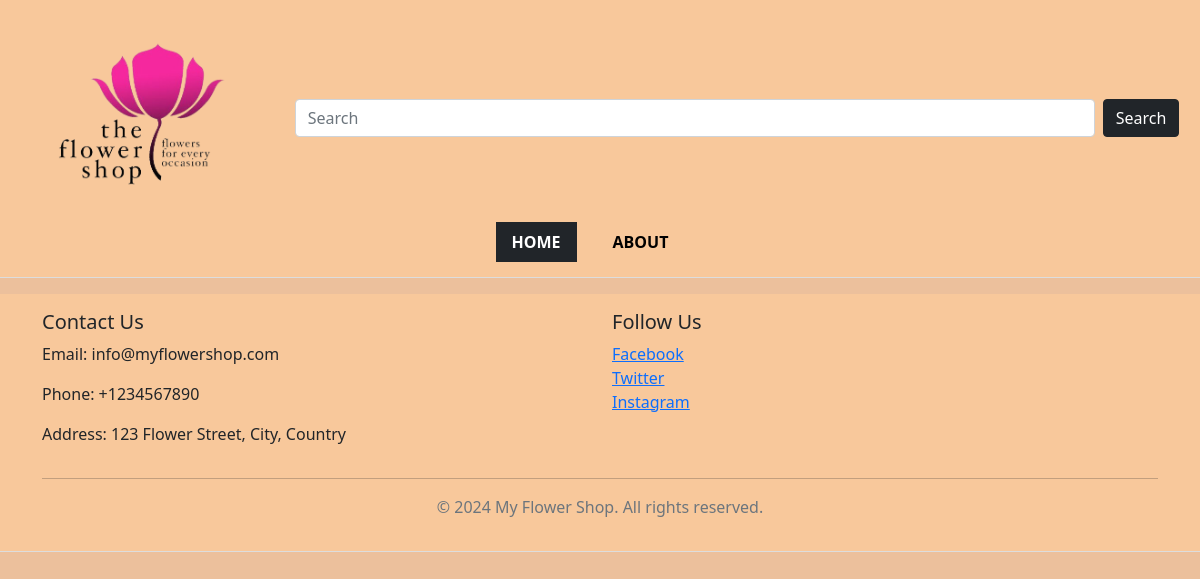
Before: / with the older database file.
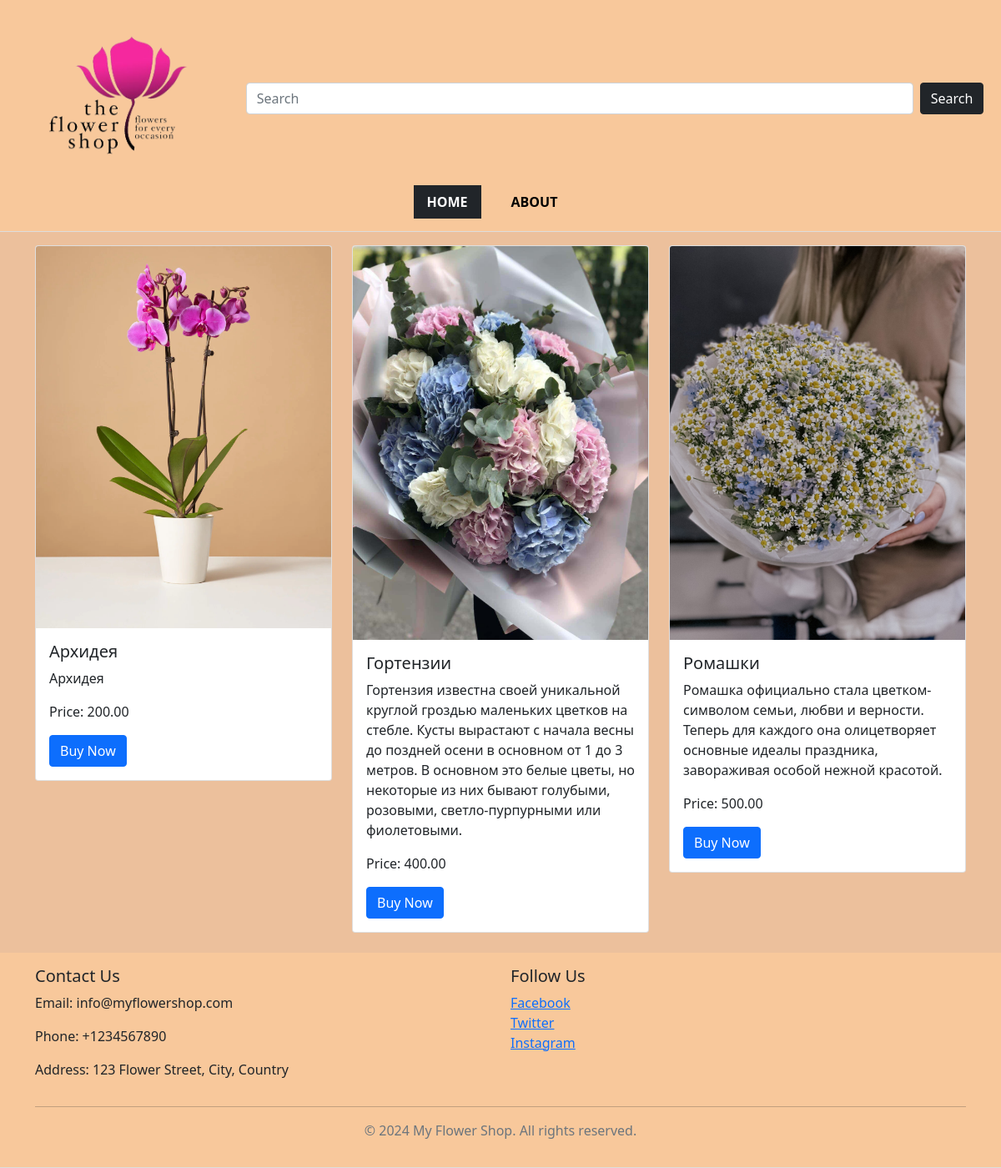
After: the same page with the newer database file.
### main/models.py (models this page shows)
class Product(models.Model):
    title = models.CharField(max_length=100)
    description = models.TextField()
    price = models.DecimalField(max_digits=10, decimal_places=2)
    image = models.ImageField(upload_to='static/img/')  # Путь для сохранения изображений товаров

### main/views.py (the view)
# urls.py: path('', views.home, name='home'),
def home(request):
    products = Product.objects.all()
    context = {'products': products}
    return render(request, 'main/home.html', context)

### templates/main/home.html (shortened to what this page needs)
{% extends 'main/base.html' %}

### templates/main/base.html (shortened to what this page needs)
<!DOCTYPE html>
<html lang="en">
<head>
    <link href="https://cdn.jsdelivr.net/npm/bootstrap@5.0.2/dist/css/bootstrap.min.css" rel="stylesheet"
>
    {% load static %}
    <link rel="stylesheet" href="{% static 'css/styles.css' %}">
</head>
<body>
<header>
    <div class="flex-container">
        <div class="row align-items-center justify-content-center">
            <div class="col-auto">
                <a href="{% url 'home' %}">
                    <img class="site-icon" src="{% static 'img/site-icon.png' %}" alt="Icon">
                </a>
            </div>
            <div class="col-auto">
                <form class="d-flex">
                    <input class="form-control me-2" type="search" placeholder="Search" aria-label="Search">
                    <button class="btn btn-dark" type="submit">Search</button>
                </form>
            </div>
            <div class="col-auto">
                <nav>
                    <ul class="nav">
                        <li class="nav-item">
                            <a class="nav-link {% if request.path == '/' %}active bg-dark text-white{% endif %}"
                               href="{% url 'home' %}">HOME</a>
                        </li>
                        <li class="nav-item">
                            <a class="nav-link {% if request.path == '/about/' %}active bg-dark text-white{% endif %}"
                               href="{% url 'about' %}">ABOUT</a>
                        </li>
                    </ul>
                </nav>
            </div>
        </div>
    </div>
</header>
<main role="main" class="container">
    <div class="row">
        {% for product in products %}
        <div class="col-md-4 mb-4">
            <div class="card">
                <img src="{{ product.image.url }}" class="card-img-top" alt="{{ product.title }}">
                <div class="card-body">
                    <h5 class="card-title">{{ product.title }}</h5>
                    <p class="card-text">{{ product.description }}</p>
                    <p class="card-text">Price: {{ product.price }}</p>
                    <a href="#" class="btn btn-primary">Buy Now</a>
                </div>
            </div>
        </div>
        {% endfor %}
    </div>
</main>
<footer class="footer mt-auto py-3">
    <div class="container">
        <div class="row">
            <div class="col-md-6">
                <h5>Contact Us</h5>
                <p>Email: info@myflowershop.com</p>
                <p>Phone: +1234567890</p>
                <p>Address: 123 Flower Street, City, Country</p>
            </div>
            <div class="col-md-6">
                <h5>Follow Us</h5>
                <ul class="list-unstyled">
                    <li><a href="#">Facebook</a></li>
                    <li><a href="#">Twitter</a></li>
                    <li><a href="#">Instagram</a></li>
                </ul>
            </div>
        </div>
        <hr>
        <div class="text-center">
            <p class="text-muted">&copy; 2024 My Flower Shop. All rights reserved.</p>
        </div>
    </div>
</footer>
</body>
</html>

### static/css/styles.css (style rules this page uses)
body { margin: 0; padding: 0; background: #ecc09c; overflow-x: hidden; }
header { background: #f8c89b; padding: 15px 0; border-bottom: 1px solid #ddd; }
main { margin-top: 1rem; }
footer { background: #f8c89b; padding: 15px 0; border-bottom: 1px solid #ddd; }
.site-icon { cursor: default; width: 250px; }
.form-control { width: 800px; margin-right: 10px; }
.nav-item { margin-right: 20px; }
.nav-link { color: #000000; font-weight: bold; text-decoration: none; }

Changed rows visible on the page:
added Product: image (picture), title "Архидея", description "Архидея", price "200.00"
added Product: image (picture), title "Гортензии", description "Гортензия известна своей уникальной круглой гроздью маленьких цветков на стебле. Кусты вырастают с начала весны до поздней осени в основном от 1 до 3 метров. В основном это белые цветы, но некоторые из них бывают голубыми, розовыми, светло-пурпурными или фиолетовыми.", price "400.00"
added Product: image (picture), title "Ромашки", description "Ромашка официально стала цветком-символом семьи, любви и верности. Теперь для каждого она олицетворяет основные идеалы праздника, завораживая особой нежной красотой.", price "500.00"
